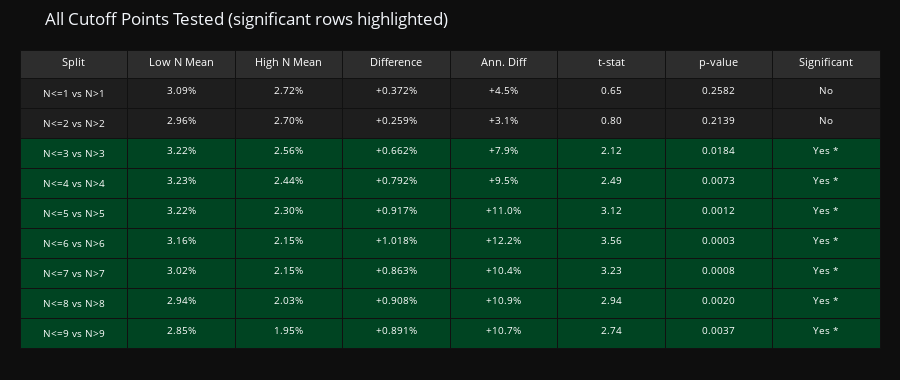

Notebook source saved alongside this figure:
### Markdown cell above
## 5. All Possible Cutoff Analysis

Since individual N values are not distinguishable statistically, we test **ALL possible cutoff points** to see if there's evidence for concentration (low N) vs dilution (high N).

**This is done objectively - we test every cutoff and report which (if any) shows significant results.**

### Code cell
print("Test 3: Testing ALL Possible Cutoff Points")
print("=" * 70)
print()
print("Testing hypothesis: N <= k vs N > k for all k in [1, 9]")
print()

cutoff_results = []
for cutoff in range(1, 10):
    low_group = np.mean([alphas[n] for n in range(1, cutoff + 1)], axis=0)
    high_group = np.mean([alphas[n] for n in range(cutoff + 1, 11)], axis=0)
    
    low_mean = np.mean(low_group)
    high_mean = np.mean(high_group)
    diff = low_mean - high_mean
    
    # Paired t-test
    t_stat, p_val = stats.ttest_rel(low_group, high_group)
    p_one_tail = p_val / 2 if t_stat > 0 else 1 - p_val / 2
    
    cutoff_results.append({
        'cutoff': cutoff,
        'split': f'N<={cutoff} vs N>{cutoff}',
        'low_mean': low_mean * 100,
        'high_mean': high_mean * 100,
        'diff': diff * 100,
        'diff_annualized': diff * 12 * 100,
        't_stat': t_stat,
        'p_value': p_one_tail,
        'significant': p_one_tail < 0.05 and diff > 0
    })

# Create table - highlight significant results only
table_data = {
    'Split': [r['split'] for r in cutoff_results],
    'Low N Mean': [f"{r['low_mean']:.2f}%" for r in cutoff_results],
    'High N Mean': [f"{r['high_mean']:.2f}%" for r in cutoff_results],
    'Difference': [f"{r['diff']:+.3f}%" for r in cutoff_results],
    'Ann. Diff': [f"{r['diff_annualized']:+.1f}%" for r in cutoff_results],
    't-stat': [f"{r['t_stat']:.2f}" for r in cutoff_results],
    'p-value': [f"{r['p_value']:.4f}" for r in cutoff_results],
    'Significant': ['Yes *' if r['significant'] else 'No' for r in cutoff_results]
}

# Color significant rows
row_colors = ['#004422' if r['significant'] else '#1e1e1e' for r in cutoff_results]

fig = go.Figure(data=[go.Table(
    header=dict(
        values=list(table_data.keys()),
        fill_color='#2d2d2d',
        font=dict(color='white', size=11),
        align='center'
    ),
    cells=dict(
        values=list(table_data.values()),
        fill_color=[row_colors] * len(table_data),
        font=dict(color='white', size=10),
        align='center'
    )
)])

fig.update_layout(
    title='All Cutoff Points Tested (significant rows highlighted)',
    paper_bgcolor='#0e0e0e',
    margin=dict(l=20, r=20, t=50, b=20),
    height=380
)
fig.show()

# Report findings objectively
significant_cutoffs = [r for r in cutoff_results if r['significant']]
print(f"\nRESULTS:")
print(f"  Significant cutoffs found: {len(significant_cutoffs)}/9")
if significant_cutoffs:
    best_cutoff = min(significant_cutoffs, key=lambda x: x['p_value'])
    print(f"  Most significant cutoff: N<={best_cutoff['cutoff']} (p={best_cutoff['p_value']:.4f})")
    print(f"  Range of significant cutoffs: N<={min(r['cutoff'] for r in significant_cutoffs)} to N<={max(r['cutoff'] for r in significant_cutoffs)}")
else:
    print("  No significant cutoffs found - no clear concentration vs dilution effect.")

### Figure 1 — Plotly figure (JSON) as saved in the notebook; plotly's stock layout.template omitted (floating-point values rounded to 4 significant figures)
{"data": [{"cells": {"align": "center", "fill": {"color": [["#1e1e1e", "#1e1e1e", "#004422", "#004422", "#004422", "#004422", "#004422", "#004422", "#004422"], ["#1e1e1e", "#1e1e1e", "#004422", "#004422", "#004422", "#004422", "#004422", "#004422", "#004422"], ["#1e1e1e", "#1e1e1e", "#004422", "#004422", "#004422", "#004422", "#004422", "#004422", "#004422"], ["#1e1e1e", "#1e1e1e", "#004422", "#004422", "#004422", "#004422", "#004422", "#004422", "#004422"], ["#1e1e1e", "#1e1e1e", "#004422", "#004422", "#004422", "#004422", "#004422", "#004422", "#004422"], ["#1e1e1e", "#1e1e1e", "#004422", "#004422", "#004422", "#004422", "#004422", "#004422", "#004422"], ["#1e1e1e", "#1e1e1e", "#004422", "#004422", "#004422", "#004422", "#004422", "#004422", "#004422"], ["#1e1e1e", "#1e1e1e", "#004422", "#004422", "#004422", "#004422", "#004422", "#004422", "#004422"]]}, "font": {"color": "white", "size": 10}, "values": [["N<=1 vs N>1", "N<=2 vs N>2", "N<=3 vs N>3", "N<=4 vs N>4", "N<=5 vs N>5", "N<=6 vs N>6", "N<=7 vs N>7", "N<=8 vs N>8", "N<=9 vs N>9"], ["3.09%", "2.96%", "3.22%", "3.23%", "3.22%", "3.16%", "3.02%", "2.94%", "2.85%"], ["2.72%", "2.70%", "2.56%", "2.44%", "2.30%", "2.15%", "2.15%", "2.03%", "1.95%"], ["+0.372%", "+0.259%", "+0.662%", "+0.792%", "+0.917%", "+1.018%", "+0.863%", "+0.908%", "+0.891%"], ["+4.5%", "+3.1%", "+7.9%", "+9.5%", "+11.0%", "+12.2%", "+10.4%", "+10.9%", "+10.7%"], ["0.65", "0.80", "2.12", "2.49", "3.12", "3.56", "3.23", "2.94", "2.74"], ["0.2582", "0.2139", "0.0184", "0.0073", "0.0012", "0.0003", "0.0008", "0.0020", "0.0037"], ["No", "No", "Yes *", "Yes *", "Yes *", "Yes *", "Yes *", "Yes *", "Yes *"]]}, "header": {"align": "center", "fill": {"color": "#2d2d2d"}, "font": {"color": "white", "size": 11}, "values": ["Split", "Low N Mean", "High N Mean", "Difference", "Ann. Diff", "t-stat", "p-value", "Significant"]}, "type": "table"}], "layout": {"height": 380, "margin": {"b": 20, "l": 20, "r": 20, "t": 50}, "paper_bgcolor": "#0e0e0e", "title": {"text": "All Cutoff Points Tested (significant rows highlighted)"}}}
